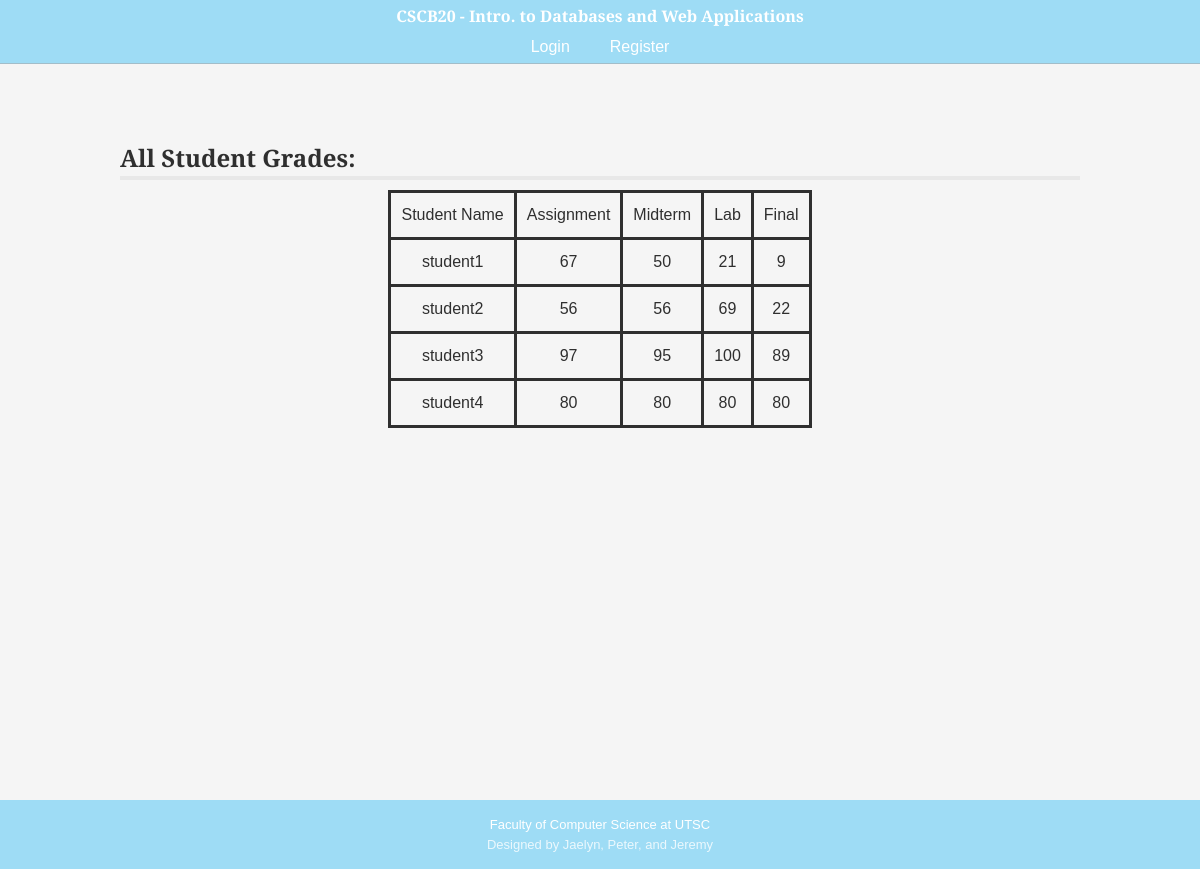
The app's page /student_grades with its own data.
### app.py (models this page shows, shortened)
class Student(db.Model):
    __tablename__ = 'student'
    id = db.Column(db.Integer, primary_key=True)
    username = db.Column(db.String(20), nullable=False)
    assignment = db.Column(db.Integer, nullable=False)
    midterm = db.Column(db.Integer, nullable=False)
    final = db.Column(db.Integer, nullable=False)
    lab = db.Column(db.Integer, nullable=False)

### app.py (the view)
@app.route('/student_grades', methods=['GET', 'POST'])
def student_grades():
    if request.method == 'GET':
        query_grades_result = query_student_grades()
        return render_template('student_grades.html', query_grades_result=query_grades_result)

### app.py (called while the page is built)
def query_student_grades():
    query_grades = Student.query.all()
    return query_grades

### templates/student_grades.html
{% extends "template.html" %}
{% block content %}
<div class="section">
    <div class="section-title">
        <h2>All Student Grades:</h2>
        <hr>
    </div>
    <div class="section-content">
        <div class="table">
            <div class="row">
                <div class="cell">Student Name</div>
                <div class="cell">Assignment</div>
                <div class="cell">Midterm</div>
                <div class="cell">Lab</div>
                <div class="cell">Final</div>
            </div>
            {% for grades in query_grades_result %}
            <div class="row">
                <div class="cell">{{ grades.username }}</div>
                <div class="cell">{{ grades.assignment }}</div>
                <div class="cell">{{ grades.midterm }}</div>
                <div class="cell">{{ grades.lab }}</div>
                <div class="cell">{{ grades.final }}</div>
            </div>
            {% endfor %}
        </div>
    </div>
</div>
{% endblock %}

### templates/template.html (shortened to what this page needs)
<!DOCTYPE html>
<html>
    <head>
        <link rel="stylesheet" href="{{ url_for('static', filename='css/styles.css') }}">
    </head>
    <body>
        <nav class="nav-bar">
            <h4 class="nav-bar-title">
                <a>CSCB20 - Intro. to Databases and Web Applications</a>
            </h4>
                <ul class="nav-links">
                    {% if session.type == 0 %}
                    <li><a href="{{ url_for('index') }}">Home</a></li>
                    <li><a href="http://piazza.com/utoronto.ca/winter2022/cscb20h3" target="_blank">Piazza</a></li>
                    <li><a href="https://markus.utsc.utoronto.ca/cscb20w22" target="_blank">Markus</a></li>
                    <li><a href="{{ url_for('assignments') }}">Assignments</a></li>
                    <li><a href="{{ url_for('static', filename='dummy.pdf') }}" target="_blank">Syllabus</a></li>
                    <li><a href="{{ url_for('labs') }}">Labs</a></li>
                    <li><a href="{{ url_for('team') }}">Course Team</a></li>
                    <li><a href="{{ url_for('logout') }}">Logout</a></li>
                    {% else %}
                    <li><a href="{{ url_for('login') }}">Login</a></li>
                    <li><a href="{{ url_for('register') }}">Register</a></li>
                    {% endif %}
                </ul>
        </nav>
        <div class="content">
            <div class="main-content">
                {% block content %}
                {% endblock %}
            </div>
        </div>
        <footer class="main-footer">
            <div class="footer-content">
                <div><a href="https://www.utsc.utoronto.ca/cms/faculty-of-computer-science" target="_blank">Faculty of Computer Science at UTSC</a></div>
                <div>Designed by Jaelyn, Peter, and Jeremy</div>
            </div>
        </footer>
    </body>
</html>

### static/css/styles.css (style rules this page uses)
:root { font-size: 16px; font-family: "Source Serif Pro", "Noto Sans TC", sans-serif; font-weight: 300; line-height: 1.5; color: rgba(47, 47, 47, 1); --bg-primary: whitesmoke; }
* { box-sizing: border-box; margin: 0 auto; padding: 0; }
html, body { height: 100%; margin: 0; background-color: var(--bg-primary); background-size: cover; }
.nav-links { display: flex; justify-content: space-around; }
.nav-links li a { transition: all 0.3s ease 0s; text-decoration: none; color: rgb(255, 255, 255); }
.nav-links li { list-style-type: none; padding: 0px 20px; }
nav h4 a { text-decoration: none; color: rgb(255, 255, 255); }
.nav-bar-title { text-align: center; }
.main-footer a { color: rgb(255, 255, 255); }
a { text-decoration: none; }
nav { display: flex; flex-direction: row; z-index: 100; justify-content: space-around; position: fixed; align-items: center; width: 100%; min-height: 8vh; background-color: rgb(158, 220, 245); border-bottom: 0.01px solid rgba(167, 164, 164, 0.534); }
hr { display: block; border-top: none; border-left: none; border-right: none; border-bottom: 4px solid #e8e8e8; }
.main-content { padding-top: 90px; max-width: 80%; }
.table { display: table; border-collapse: collapse; }
.row { display: table-row; }
.cell { display: table-cell; border-style: solid; padding: 10px; text-align: center; }
.section { margin-top: 10px; margin-bottom: 30px; }
.section-content { margin-top: 10px; }
footer { font-weight: 300; background-color: rgb(158, 220, 245); color: rgba(255, 255, 255, 0.8); font-size: 13px; text-align: center; padding: 15px 0; bottom: 0; width: 100%; }
.main-footer { display: flex; flex-direction: column; }
.content { min-height: 100%; }
@media only screen and (max-width: 1350px) { .nav-bar { flex-direction: column; } }
@media only screen and (max-width: 1350px) { .nav-links { flex-wrap: wrap; } }
@media only screen and (max-width: 1350px) { .main-content { padding-top: 130px; } }

### records on screen
Student: username "student1", assignment "67", midterm "50", lab "21", final "9"
Student: username "student2", assignment "56", midterm "56", lab "69", final "22"
Student: username "student3", assignment "97", midterm "95", lab "100", final "89"
Student: username "student4", assignment "80", midterm "80", lab "80", final "80"
